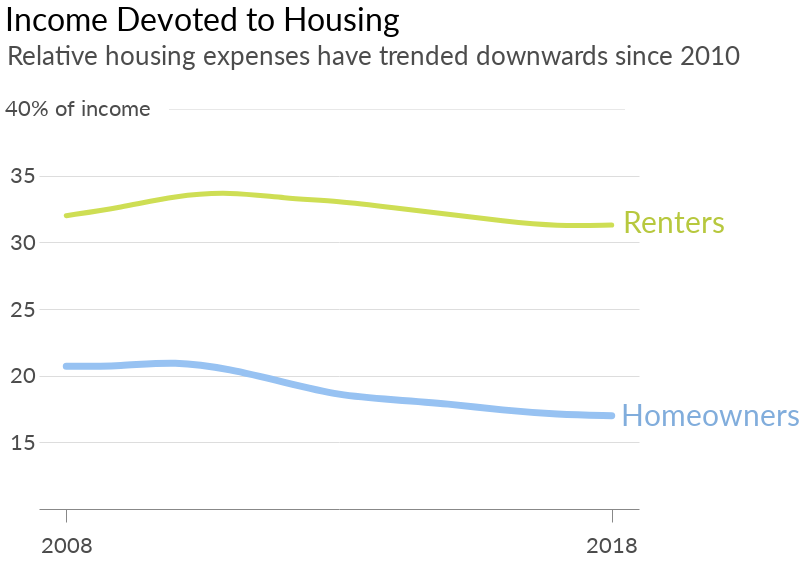

Write notebook code for a chart like this one.
### Code cell
nat_comb_plot

### Figure 1 — Vega-Lite specification as saved in the notebook (floating-point values rounded to 4 significant figures)
{"width": 600, "height": 400, "background": "white", "config": {"title": {"fontWeight": "normal", "fontSize": 32, "anchor": "start", "font": "Lato", "offset": 5}, "axisX": {"grid": false, "labelFont": "Lato", "labelFontSize": 16, "labelAngle": 0, "labelPadding": 10, "ticks": false, "tickSize": 5, "title": null, "titleFont": "Lato", "titleFontSize": 16, "titleFontWeight": "normal", "titleY": 30, "titleX": 280}, "axisY": {"grid": true, "gridOpacity": 1, "labelFont": "Lato", "labelFontSize": 16, "labelLimit": 100, "labelAlign": "left", "labelPadding": 20, "ticks": false, "title": null, "titleFont": "Lato", "titleFontWeight": "normal", "titleFontSize": 16, "titleAlign": "left", "titleAngle": 0, "titleY": -20, "titleX": -20, "domainWidth": 0}, "view": {"strokeOpacity": 0}}, "layer": [{"mark": {"type": "line", "color": "#97c2f2", "interpolate": "basis", "size": 7, "strokeCap": "round"}, "encoding": {"x": {"type": "ordinal", "axis": {"labelFontSize": 22, "labelOpacity": 0.7, "labelPadding": 13, "tickSize": 13, "ticks": true, "values": [2008, 2018]}, "field": "Year"}, "y": {"type": "quantitative", "axis": {"labelFontSize": 22, "labelOpacity": 0.7, "labelPadding": 30, "values": [15, 20, 25, 30, 35]}, "field": "Mort_Share_Inc_whole", "scale": {"domain": [10, 40]}}}}, {"mark": {"type": "line", "color": "#cede54", "interpolate": "basis", "size": 5, "strokeCap": "round"}, "encoding": {"x": {"type": "ordinal", "axis": {"labelFontSize": 22, "labelOpacity": 0.7, "labelPadding": 13, "tickSize": 13, "ticks": true, "values": [2008, 2018]}, "field": "Year"}, "y": {"type": "quantitative", "axis": {"labelFontSize": 22, "labelOpacity": 0.7, "labelPadding": 30, "titleFontSize": 26, "titleOpacity": 0.7, "titleX": -33, "titleY": -40, "values": [15, 20, 25, 30, 35]}, "field": "Rent_Share_Inc_whole", "scale": {"domain": [10, 40]}, "title": "Relative housing expenses have trended downwards since 2010"}}, "title": "Income Devoted to Housing"}, {"data": {"name": "data-3452f1546f74f96240a37bbb9a5572a9"}, "mark": {"type": "text", "color": "#b7c83e", "dx": 608, "dy": -418, "font": "lato", "fontSize": 30}, "encoding": {"text": {"type": "nominal", "field": "Text"}, "x": {"type": "ordinal", "field": "Year"}, "y": {"type": "quantitative", "field": "Numbers"}}}, {"data": {"name": "data-6c537c6a3d89cf1c69c3efd34efaa980"}, "mark": {"type": "text", "color": "#81addc", "dx": 590, "dy": -225, "font": "lato", "fontSize": 30}, "encoding": {"text": {"type": "nominal", "field": "Text"}, "x": {"type": "ordinal", "field": "Year"}, "y": {"type": "quantitative", "field": "Numbers"}}}, {"data": {"name": "data-210bcfbf6ca010247ca2ea02fc053f02"}, "mark": {"type": "text", "dx": 12, "dy": 0, "font": "lato", "fontSize": 22, "opacity": 0.7}, "encoding": {"text": {"type": "nominal", "field": "text"}, "x": {"type": "ordinal", "field": "x"}, "y": {"type": "quantitative", "field": "y"}}}, {"data": {"name": "data-5eed0d371b4346ff0910a698882dd2a0"}, "mark": {"type": "text", "dx": 222, "dy": -4, "fontSize": 11.5, "fontWeight": "bold", "opacity": 0.09}, "encoding": {"text": {"type": "nominal", "field": "Text"}, "x": {"type": "ordinal", "field": "Year"}, "y": {"type": "quantitative", "field": "Numbers"}}}], "data": {"name": "data-c790d6339ac680404a8629eb8560b18f"}, "$schema": "https://vega.github.io/schema/vega-lite/v4.0.0.json", "datasets": {"data-c790d6339ac680404a8629eb8560b18f": [{"Year": 2008, "Region": "United States", "Owners30": 30.3, "Renters30": 47.0, "Med_Mort": 1126.0, "Med_Rent": 841.0, "Med_Mort_Inc": 5431.0, "Med_Rent_Inc": 2629.0, "Owned_Units": 76090000.0, "Rented_Units": 38150000.0, "Mort_Rent_Diff": -285.0, "Rent_Mort_Diff": 285.0, "Rent_Mort_Diff_div_Rent": 33.89, "MR_Diff_Per_Rent_Inc": -10.84, "RM_Diff_Per_Mort_Inc": 5.25, "Mort_Less30": 69.7, "Rent_Less30": 53.0, "Total_Units": 114200000.0, "Owned_Units_Per_dec": 0.666, "Owned_Units_Per_whole": 66.6, "Rent_Units_Per_dec": 0.334, "Rent_Units_Per_whole": 33.4, "Mort_Share_Inc_dec": 0.207, "Mort_Share_Inc_whole": 20.7, "Rent_Share_Inc_dec": 0.32, "Rent_Share_Inc_whole": 32.0}, {"Year": 2009, "Region": "United States", "Owners30": 30.3, "Renters30": 47.5, "Med_Mort": 1148.0, "Med_Rent": 871.0, "Med_Mort_Inc": 5550.0, "Med_Rent_Inc": 2671.0, "Owned_Units": 75900000.0, "Rented_Units": 38860000.0, "Mort_Rent_Diff": -277.0, "Rent_Mort_Diff": 277.0, "Rent_Mort_Diff_div_Rent": 31.8, "MR_Diff_Per_Rent_Inc": -10.37, "RM_Diff_Per_Mort_Inc": 4.99, "Mort_Less30": 69.7, "Rent_Less30": 52.5, "Total_Units": 114800000.0, "Owned_Units_Per_dec": 0.661, "Owned_Units_Per_whole": 66.1, "Rent_Units_Per_dec": 0.339, "Rent_Units_Per_whole": 33.9, "Mort_Share_Inc_dec": 0.207, "Mort_Share_Inc_whole": 20.7, "Rent_Share_Inc_dec": 0.326, "Rent_Share_Inc_whole": 32.6}, {"Year": 2010, "Region": "United States", "Owners30": 30.5, "Renters30": 48.9, "Med_Mort": 1104.0, "Med_Rent": 855.0, "Med_Mort_Inc": 5242.0, "Med_Rent_Inc": 2556.0, "Owned_Units": 74870000.0, "Rented_Units": 39690000.0, "Mort_Rent_Diff": -249.0, "Rent_Mort_Diff": 249.0, "Rent_Mort_Diff_div_Rent": 29.12, "MR_Diff_Per_Rent_Inc": -9.74, "RM_Diff_Per_Mort_Inc": 4.75, "Mort_Less30": 69.5, "Rent_Less30": 51.1, "Total_Units": 114600000.0, "Owned_Units_Per_dec": 0.654, "Owned_Units_Per_whole": 65.4, "Rent_Units_Per_dec": 0.346, "Rent_Units_Per_whole": 34.6, "Mort_Share_Inc_dec": 0.211, "Mort_Share_Inc_whole": 21.1, "Rent_Share_Inc_dec": 0.335, "Rent_Share_Inc_whole": 33.5}, {"Year": 2011, "Region": "United States", "Owners30": 29.6, "Renters30": 49.3, "Med_Mort": 1094.0, "Med_Rent": 871.0, "Med_Mort_Inc": 5339.0, "Med_Rent_Inc": 2578.0, "Owned_Units": 74260000.0, "Rented_Units": 40730000.0, "Mort_Rent_Diff": -223.0, "Rent_Mort_Diff": 223.0, "Rent_Mort_Diff_div_Rent": 25.6, "MR_Diff_Per_Rent_Inc": -8.65, "RM_Diff_Per_Mort_Inc": 4.18, "Mort_Less30": 70.4, "Rent_Less30": 50.7, "Total_Units": 115000000.0, "Owned_Units_Per_dec": 0.646, "Owned_Units_Per_whole": 64.6, "Rent_Units_Per_dec": 0.354, "Rent_Units_Per_whole": 35.4, "Mort_Share_Inc_dec": 0.205, "Mort_Share_Inc_whole": 20.5, "Rent_Share_Inc_dec": 0.338, "Rent_Share_Inc_whole": 33.8}, {"Year": 2012, "Region": "United States", "Owners30": 27.1, "Renters30": 48.1, "Med_Mort": 1066.0, "Med_Rent": 884.0, "Med_Mort_Inc": 5460.0, "Med_Rent_Inc": 2657.0, "Owned_Units": 74120000.0, "Rented_Units": 41850000.0, "Mort_Rent_Diff": -182.0, "Rent_Mort_Diff": 182.0, "Rent_Mort_Diff_div_Rent": 20.59, "MR_Diff_Per_Rent_Inc": -6.85, "RM_Diff_Per_Mort_Inc": 3.33, "Mort_Less30": 72.9, "Rent_Less30": 51.9, "Total_Units": 116000000.0, "Owned_Units_Per_dec": 0.639, "Owned_Units_Per_whole": 63.9, "Rent_Units_Per_dec": 0.361, "Rent_Units_Per_whole": 36.1, "Mort_Share_Inc_dec": 0.195, "Mort_Share_Inc_whole": 19.5, "Rent_Share_Inc_dec": 0.333, "Rent_Share_Inc_whole": 33.3}, {"Year": 2013, "Region": "United States", "Owners30": 25.3, "Renters30": 47.7, "Med_Mort": 1031.0, "Med_Rent": 905.0, "Med_Mort_Inc": 5569.0, "Med_Rent_Inc": 2736.0, "Owned_Units": 73840000.0, "Rented_Units": 42450000.0, "Mort_Rent_Diff": -126.0, "Rent_Mort_Diff": 126.0, "Rent_Mort_Diff_div_Rent": 13.92, "MR_Diff_Per_Rent_Inc": -4.61, "RM_Diff_Per_Mort_Inc": 2.26, "Mort_Less30": 74.7, "Rent_Less30": 52.3, "Total_Units": 116300000.0, "Owned_Units_Per_dec": 0.635, "Owned_Units_Per_whole": 63.5, "Rent_Units_Per_dec": 0.365, "Rent_Units_Per_whole": 36.5, "Mort_Share_Inc_dec": 0.185, "Mort_Share_Inc_whole": 18.5, "Rent_Share_Inc_dec": 0.331, "Rent_Share_Inc_whole": 33.1}, {"Year": 2014, "Region": "United States", "Owners30": 24.8, "Renters30": 47.9, "Med_Mort": 1046.0, "Med_Rent": 934.0, "Med_Mort_Inc": 5733.0, "Med_Rent_Inc": 2866.0, "Owned_Units": 73990000.0, "Rented_Units": 43270000.0, "Mort_Rent_Diff": -112.0, "Rent_Mort_Diff": 112.0, "Rent_Mort_Diff_div_Rent": 11.99, "MR_Diff_Per_Rent_Inc": -3.91, "RM_Diff_Per_Mort_Inc": 1.95, "Mort_Less30": 75.2, "Rent_Less30": 52.1, "Total_Units": 117300000.0, "Owned_Units_Per_dec": 0.631, "Owned_Units_Per_whole": 63.1, "Rent_Units_Per_dec": 0.369, "Rent_Units_Per_whole": 36.9, "Mort_Share_Inc_dec": 0.182, "Mort_Share_Inc_whole": 18.2, "Rent_Share_Inc_dec": 0.326, "Rent_Share_Inc_whole": 32.6}, {"Year": 2015, "Region": "United States", "Owners30": 23.7, "Renters30": 46.8, "Med_Mort": 1062.0, "Med_Rent": 959.0, "Med_Mort_Inc": 5919.0, "Med_Rent_Inc": 2989.0, "Owned_Units": 74510000.0, "Rented_Units": 43700000.0, "Mort_Rent_Diff": -103.0, "Rent_Mort_Diff": 103.0, "Rent_Mort_Diff_div_Rent": 10.74, "MR_Diff_Per_Rent_Inc": -3.45, "RM_Diff_Per_Mort_Inc": 1.74, "Mort_Less30": 76.3, "Rent_Less30": 53.2, "Total_Units": 118200000.0, "Owned_Units_Per_dec": 0.63, "Owned_Units_Per_whole": 63.0, "Rent_Units_Per_dec": 0.37, "Rent_Units_Per_whole": 37.0, "Mort_Share_Inc_dec": 0.179, "Mort_Share_Inc_whole": 17.9, "Rent_Share_Inc_dec": 0.321, "Rent_Share_Inc_whole": 32.1}, {"Year": 2016, "Region": "United States", "Owners30": 22.7, "Renters30": 46.1, "Med_Mort": 1062.0, "Med_Rent": 981.0, "Med_Mort_Inc": 6094.0, "Med_Rent_Inc": 3105.0, "Owned_Units": 75020000.0, "Rented_Units": 43840000.0, "Mort_Rent_Diff": -81.0, "Rent_Mort_Diff": 81.0, "Rent_Mort_Diff_div_Rent": 8.26, "MR_Diff_Per_Rent_Inc": -2.61, "RM_Diff_Per_Mort_Inc": 1.33, "Mort_Less30": 77.3, "Rent_Less30": 53.9, "Total_Units": 118900000.0, "Owned_Units_Per_dec": 0.631, "Owned_Units_Per_whole": 63.1, "Rent_Units_Per_dec": 0.369, "Rent_Units_Per_whole": 36.9, "Mort_Share_Inc_dec": 0.174, "Mort_Share_Inc_whole": 17.4, "Rent_Share_Inc_dec": 0.316, "Rent_Share_Inc_whole": 31.6}, {"Year": 2017, "Region": "United States", "Owners30": 22.1, "Renters30": 45.9, "Med_Mort": 1079.0, "Med_Rent": 1012.0, "Med_Mort_Inc": 6323.0, "Med_Rent_Inc": 3245.0, "Owned_Units": 76680000.0, "Rented_Units": 43380000.0, "Mort_Rent_Diff": -67.0, "Rent_Mort_Diff": 67.0, "Rent_Mort_Diff_div_Rent": 6.62, "MR_Diff_Per_Rent_Inc": -2.06, "RM_Diff_Per_Mort_Inc": 1.06, "Mort_Less30": 77.9, "Rent_Less30": 54.1, "Total_Units": 120100000.0, "Owned_Units_Per_dec": 0.639, "Owned_Units_Per_whole": 63.9, "Rent_Units_Per_dec": 0.361, "Rent_Units_Per_whole": 36.1, "Mort_Share_Inc_dec": 0.171, "Mort_Share_Inc_whole": 17.1, "Rent_Share_Inc_dec": 0.312, "Rent_Share_Inc_whole": 31.2}, {"Year": 2018, "Region": "United States", "Owners30": 22.3, "Renters30": 46.1, "Med_Mort": 1103.0, "Med_Rent": 1058.0, "Med_Mort_Inc": 6504.0, "Med_Rent_Inc": 3378.0, "Owned_Units": 77710000.0, "Rented_Units": 43810000.0, "Mort_Rent_Diff": -45.0, "Rent_Mort_Diff": 45.0, "Rent_Mort_Diff_div_Rent": 4.25, "MR_Diff_Per_Rent_Inc": -1.33, "RM_Diff_Per_Mort_Inc": 0.69, "Mort_Less30": 77.7, "Rent_Less30": 53.9, "Total_Units": 121500000.0, "Owned_Units_Per_dec": 0.639, "Owned_Units_Per_whole": 63.9, "Rent_Units_Per_dec": 0.361, "Rent_Units_Per_whole": 36.1, "Mort_Share_Inc_dec": 0.17, "Mort_Share_Inc_whole": 17.0, "Rent_Share_Inc_dec": 0.313, "Rent_Share_Inc_whole": 31.3}], "data-3452f1546f74f96240a37bbb9a5572a9": [{"Year": 2008, "Numbers": 0, "Text": "Renters"}], "data-6c537c6a3d89cf1c69c3efd34efaa980": [{"Year": 2009, "Numbers": 0, "Text": "Homeowners"}], "data-210bcfbf6ca010247ca2ea02fc053f02": [{"x": 2008, "y": 40, "text": "40% of income"}], "data-5eed0d371b4346ff0910a698882dd2a0": [{"Year": 2010, "Numbers": 40, "Text": "____________________________________________________________________________"}]}}
